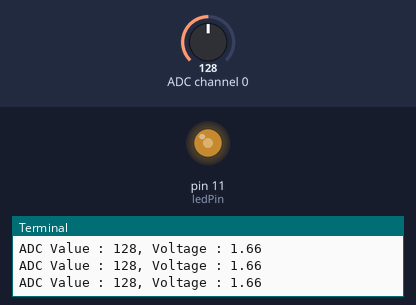
A program run on a simulated Raspberry Pi (header pin numbers). Parts: output pins drawn as LEDs (lit = HIGH), the last lines printed to the terminal. Inputs (shaded band) come from the test bench; at power-on: ADC channel 0 = 128 (analog values on the 0–255 scale).

Above: at 1.2 s.
1.3 s: ADC channel 0 set to 178
At 1.7 s:
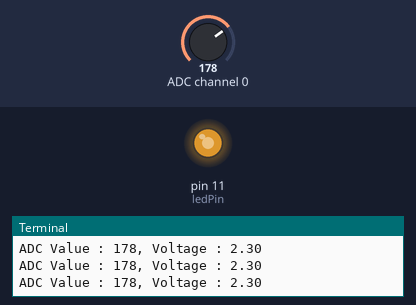
2.8 s: ADC channel 0 set to 224
At 4.0 s:
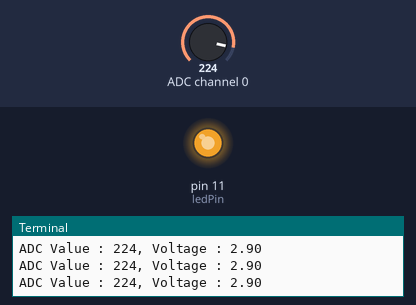
4.3 s: ADC channel 0 set to 30
At 4.9 s:
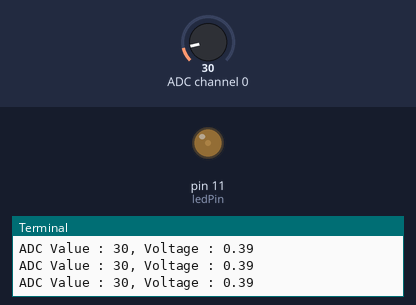
5.8 s: ADC channel 0 set to 0
At 6.3 s:
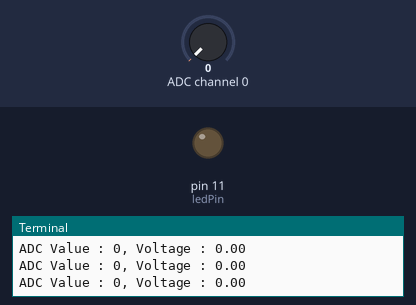
Timing chart, 0 to 8.3 s (numbered marks = the images above; inputs shaded):
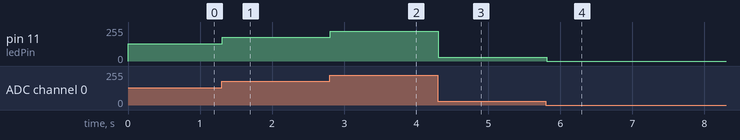

Measured:
- after the input at 1.3 s, pin 11 (ledPin): 128/255 → 178/255 at once
- after the input at 2.8 s, pin 11 (ledPin): 178/255 → 224/255 at once
- after the input at 4.3 s, pin 11 (ledPin): 224/255 → 30/255 at once
- after the input at 5.8 s, pin 11 (ledPin): 30/255 → 0/255 at once

The program:

Nightlamp.py
```python
#!/usr/bin/env python3
#############################################################################
# Filename    : Nightlamp.py
# Description : Control LED with Photoresistor
# Author      : www.freenove.com
# modification: 2020/03/09
########################################################################
import RPi.GPIO as GPIO
import time
from ADCDevice import *

ledPin = 11 # define ledPin
adc = ADCDevice() # Define an ADCDevice class object

def setup():
    global adc
    if(adc.detectI2C(0x48)): # Detect the pcf8591.
        adc = PCF8591()
    elif(adc.detectI2C(0x4b)): # Detect the ads7830
        adc = ADS7830()
    else:
        print("No correct I2C address found, \n"
        "Please use command 'i2cdetect -y 1' to check the I2C address! \n"
        "Program Exit. \n");
        exit(-1)
    global p
    GPIO.setmode(GPIO.BOARD)
    GPIO.setup(ledPin,GPIO.OUT)   # set ledPin to OUTPUT mode
    GPIO.output(ledPin,GPIO.LOW)

    p = GPIO.PWM(ledPin,1000) # set PWM Frequence to 1kHz
    p.start(0)

def loop():
    while True:
        value = adc.analogRead(0)    # read the ADC value of channel 0
        p.ChangeDutyCycle(value*100/255)
        voltage = value / 255.0 * 3.3
        print ('ADC Value : %d, Voltage : %.2f'%(value,voltage))
        time.sleep(0.01)

def destroy():
    adc.close()
    GPIO.cleanup()

if __name__ == '__main__':   # Program entrance
    print ('Program is starting ... ')
    setup()
    try:
        loop()
    except KeyboardInterrupt:  # Press ctrl-c to end the program.
        destroy()
```
